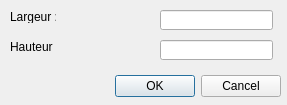
<?xml version="1.0" encoding="UTF-8"?>
<ui version="4.0">
 <class>DialogModifTaille</class>
 <widget class="QDialog" name="DialogModifTaille">
  <property name="geometry">
   <rect>
    <x>0</x>
    <y>0</y>
    <width>287</width>
    <height>105</height>
   </rect>
  </property>
  <property name="contextMenuPolicy">
   <enum>Qt::DefaultContextMenu</enum>
  </property>
  <property name="windowTitle">
   <string>Modification de la taille de l'image</string>
  </property>
  <widget class="QDialogButtonBox" name="buttonBox">
   <property name="geometry">
    <rect>
     <x>-60</x>
     <y>70</y>
     <width>341</width>
     <height>32</height>
    </rect>
   </property>
   <property name="orientation">
    <enum>Qt::Horizontal</enum>
   </property>
   <property name="standardButtons">
    <set>QDialogButtonBox::Cancel|QDialogButtonBox::Ok</set>
   </property>
  </widget>
  <widget class="QLabel" name="label">
   <property name="geometry">
    <rect>
     <x>10</x>
     <y>10</y>
     <width>46</width>
     <height>13</height>
    </rect>
   </property>
   <property name="text">
    <string>Largeur :</string>
   </property>
  </widget>
  <widget class="QLabel" name="label_2">
   <property name="geometry">
    <rect>
     <x>10</x>
     <y>40</y>
     <width>46</width>
     <height>13</height>
    </rect>
   </property>
   <property name="text">
    <string>Hauteur :</string>
   </property>
  </widget>
  <widget class="QLineEdit" name="inputWidth">
   <property name="geometry">
    <rect>
     <x>160</x>
     <y>10</y>
     <width>113</width>
     <height>20</height>
    </rect>
   </property>
  </widget>
  <widget class="QLineEdit" name="inputHeight">
   <property name="geometry">
    <rect>
     <x>160</x>
     <y>40</y>
     <width>113</width>
     <height>20</height>
    </rect>
   </property>
  </widget>
 </widget>
 <resources/>
 <connections>
  <connection>
   <sender>buttonBox</sender>
   <signal>accepted()</signal>
   <receiver>DialogModifTaille</receiver>
   <slot>accept()</slot>
   <hints>
    <hint type="sourcelabel">
     <x>248</x>
     <y>254</y>
    </hint>
    <hint type="destinationlabel">
     <x>157</x>
     <y>274</y>
    </hint>
   </hints>
  </connection>
  <connection>
   <sender>buttonBox</sender>
   <signal>rejected()</signal>
   <receiver>DialogModifTaille</receiver>
   <slot>reject()</slot>
   <hints>
    <hint type="sourcelabel">
     <x>316</x>
     <y>260</y>
    </hint>
    <hint type="destinationlabel">
     <x>286</x>
     <y>274</y>
    </hint>
   </hints>
  </connection>
 </connections>
</ui>
